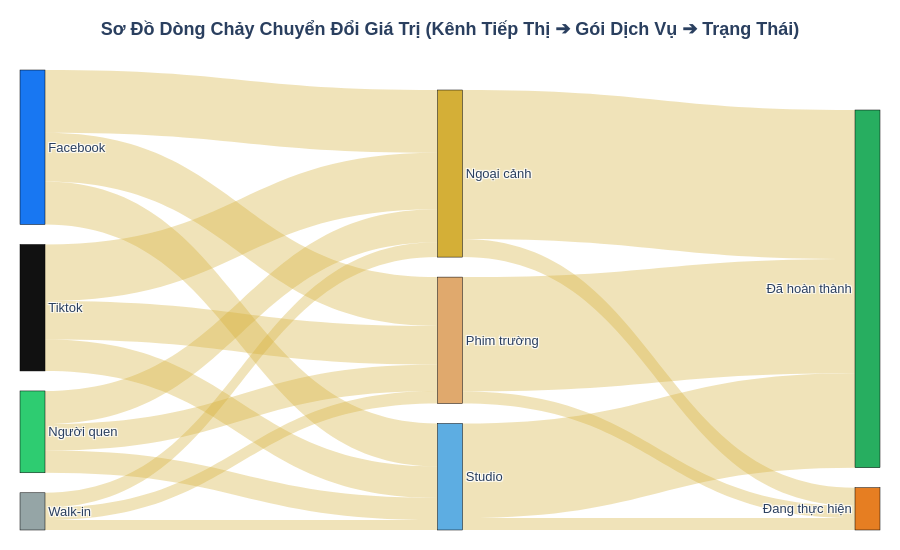

This figure's notebook cell:
### Code cell
# Biểu đồ 4.2: Sơ Đồ Dòng Chảy Giá Trị Toàn Diện (Sankey Flow Diagram)
# Luồng 1: Kênh Tiếp Thị -> Gói Dịch Vụ
flow1 = df.groupby(["Nguon_Khach", "Goi_Dich_Vu"])["Doanh_Thu_Ty"].sum().reset_index()
# Luồng 2: Gói Dịch Vụ -> Trạng Thái
flow2 = df.groupby(["Goi_Dich_Vu", "Trang_Thai"])["Doanh_Thu_Ty"].sum().reset_index()

sources = list(df["Nguon_Khach"].unique())
packages = pkg_order
statuses = ["Đã hoàn thành", "Đang thực hiện"]

all_nodes = sources + packages + statuses
node_colors = ["#1877F2", "#95A5A6", "#2ECC71", "#111111"] + [WEDDING_PALETTE[p] for p in packages] + [WEDDING_PALETTE[s] for s in statuses]

src_list = []
tgt_list = []
val_list = []

# Nối Kênh -> Gói
for _, row in flow1.iterrows():
    src_list.append(all_nodes.index(row["Nguon_Khach"]))
    tgt_list.append(all_nodes.index(row["Goi_Dich_Vu"]))
    val_list.append(row["Doanh_Thu_Ty"])

# Nối Gói -> Trạng Thái
for _, row in flow2.iterrows():
    src_list.append(all_nodes.index(row["Goi_Dich_Vu"]))
    tgt_list.append(all_nodes.index(row["Trang_Thai"]))
    val_list.append(row["Doanh_Thu_Ty"])

fig4_2 = go.Figure(data=[go.Sankey(
    node=dict(
        pad=20,
        thickness=25,
        line=dict(color="black", width=0.5),
        label=all_nodes,
        color=node_colors
    ),
    link=dict(
        source=src_list,
        target=tgt_list,
        value=val_list,
        color="rgba(212, 175, 55, 0.35)",
        hovertemplate="Chuyển dịch: <b>%{source.label} ➔ %{target.label}</b><br>Doanh thu: <b>%{value:.2f} Tỷ VNĐ</b><extra></extra>"
    )
)])

fig4_2.update_layout(
    title="<b>Sơ Đồ Dòng Chảy Chuyển Đổi Giá Trị (Kênh Tiếp Thị ➔ Gói Dịch Vụ ➔ Trạng Thái)</b>",
    title_x=0.5,
    font=dict(family="Arial", size=13),
    template=PLOTLY_TEMPLATE,
    height=550,
    margin=dict(t=70, l=20, r=20, b=20)
)
fig4_2.show()

### Figure 1 — Plotly figure (JSON) as saved in the notebook; plotly's stock layout.template omitted (floating-point values rounded to 4 significant figures)
{"data": [{"link": {"color": "rgba(212, 175, 55, 0.35)", "hovertemplate": "Chuyển dịch: <b>%{source.label} ➔ %{target.label}</b><br>Doanh thu: <b>%{value:.2f} Tỷ VNĐ</b><extra></extra>", "source": [0, 0, 0, 2, 2, 2, 3, 3, 3, 1, 1, 1, 6, 6, 5, 5, 4, 4], "target": [6, 5, 4, 6, 5, 4, 6, 5, 4, 6, 5, 4, 8, 7, 8, 7, 8, 7], "value": [7.04, 5.49, 4.815, 3.72, 2.97, 2.495, 6.34, 4.32, 3.535, 1.66, 1.41, 1.11, 2.04, 16.72, 1.36, 12.83, 1.35, 10.61]}, "node": {"color": ["#1877F2", "#95A5A6", "#2ECC71", "#111111", "#5DADE2", "#E0A96D", "#D4AF37", "#27AE60", "#E67E22"], "label": ["Facebook", "Walk-in", "Người quen", "Tiktok", "Studio", "Phim trường", "Ngoại cảnh", "Đã hoàn thành", "Đang thực hiện"], "line": {"color": "black", "width": 0.5}, "pad": 20, "thickness": 25}, "type": "sankey"}], "layout": {"font": {"family": "Arial", "size": 13}, "height": 550, "margin": {"b": 20, "l": 20, "r": 20, "t": 70}, "title": {"text": "<b>Sơ Đồ Dòng Chảy Chuyển Đổi Giá Trị (Kênh Tiếp Thị ➔ Gói Dịch Vụ ➔ Trạng Thái)</b>", "x": 0.5}}}
